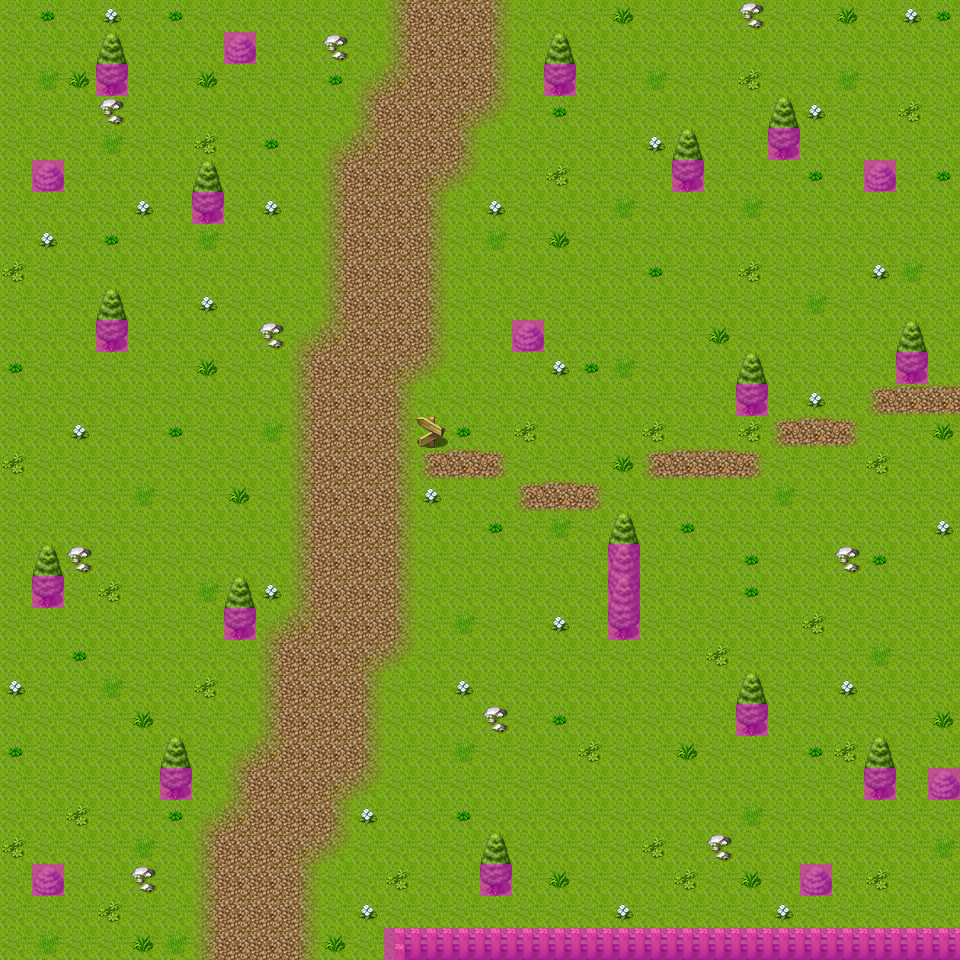

Rendered tile map (Tiled .tmx) drawn with the repository's tilesets; below, a short description and the map source with its tile grids summarised:
An orthogonal 30x30 tile map with 32x32 px tiles, 4 tile layers (Ground, Objects, Above, Walkable), 10 tilesets and 12 objects (6x spawn, 5x mapchange, sign).

<map version="1.0" orientation="orthogonal" width="30" height="30" tilewidth="32" tileheight="32">
    <properties>
        <property name="outdoors" value="1" />
    </properties>
    <tileset firstgid="1" name="map_6" tilewidth="32" tileheight="32">
        <image source="../drawable/map_6.png" />
    </tileset>
    <tileset firstgid="65" name="map_0" tilewidth="32" tileheight="32">
        <image source="../drawable/map_0.png" />
    </tileset>
    <tileset firstgid="129" name="map_17" tilewidth="32" tileheight="32">
        <image source="../drawable/map_17.png" />
    </tileset>
    <tileset firstgid="193" name="map_4" tilewidth="32" tileheight="32">
        <image source="../drawable/map_4.png" />
    </tileset>
    <tileset firstgid="257" name="map_7" tilewidth="32" tileheight="32">
        <image source="../drawable/map_7.png" />
    </tileset>
    <tileset firstgid="321" name="map_19" tilewidth="32" tileheight="32">
        <image source="../drawable/map_19.png" />
    </tileset>
    <tileset firstgid="385" name="map_1" tilewidth="32" tileheight="32">
        <image source="../drawable/map_1.png" />
    </tileset>
    <tileset firstgid="449" name="map_27" tilewidth="32" tileheight="32">
        <image source="../drawable/map_27.png" />
    </tileset>
    <tileset firstgid="513" name="map_26" tilewidth="32" tileheight="32">
        <image source="../drawable/map_26.png" />
    </tileset>
    <tileset firstgid="577" name="map_2" tilewidth="32" tileheight="32">
        <image source="../drawable/map_2.png" />
    </tileset>
    <layer name="Ground" width="30" height="30">
        <data>[900 cells, 900 non-empty, 2 distinct tile ids]</data>
    </layer>
    <layer name="Objects" width="30" height="30">
        <data>[900 cells, 255 non-empty, 21 distinct tile ids]</data>
    </layer>
    <layer name="Above" width="30" height="30">
        <data>[900 cells, 15 non-empty, 1 distinct tile ids]</data>
    </layer>
    <layer name="Walkable" width="30" height="30">
        <data>[900 cells, 42 non-empty, 1 distinct tile ids]</data>
    </layer>
    <objectgroup name="Mapevents">
        <object name="south" type="mapchange" x="0" y="928" width="384" height="32">
            <properties>
                <property name="map" value="fields0" />
                <property name="place" value="north" />
            </properties>
        </object>
        <object name="southeast" type="mapchange" x="928" y="800" width="32" height="128">
            <properties>
                <property name="map" value="loneford1" />
                <property name="place" value="northwest" />
            </properties>
        </object>
        <object name="west" type="mapchange" x="0" y="32" width="32" height="896">
            <properties>
                <property name="map" value="fields2" />
                <property name="place" value="east" />
            </properties>
        </object>
        <object name="east" type="mapchange" x="928" y="32" width="32" height="736">
            <properties>
                <property name="map" value="fields4" />
                <property name="place" value="west" />
            </properties>
        </object>
        <object name="north" type="mapchange" x="0" y="0" width="960" height="32">
            <properties>
                <property name="map" value="fields6" />
                <property name="place" value="south" />
            </properties>
        </object>
        <object name="sign_fields1" type="sign" x="416" y="416" width="32" height="32" />
    </objectgroup>
    <objectgroup name="Spawn uniques">
        <object name="tinlyn_lostsheep1" type="spawn" x="64" y="64" width="832" height="832">
            <properties>
                <property name="spawngroup" value="tinlyn_lostsheep1" />
            </properties>
        </object>
    </objectgroup>
    <objectgroup name="Spawn monsters" visible="0">
        <object name="fieldcritter_0" type="spawn" x="64" y="64" width="224" height="544">
            <properties>
                <property name="quantity" value="2" />
                <property name="spawngroup" value="fieldcritter_0" />
            </properties>
        </object>
        <object name="fieldcritter_1" type="spawn" x="512" y="64" width="384" height="320">
            <properties>
                <property name="quantity" value="2" />
                <property name="spawngroup" value="fieldcritter_1" />
            </properties>
        </object>
        <object name="fieldcritter_1_1" type="spawn" x="416" y="512" width="480" height="416">
            <properties>
                <property name="quantity" value="3" />
                <property name="spawngroup" value="fieldcritter_1" />
            </properties>
        </object>
        <object name="fieldcritter_0_1" type="spawn" x="64" y="448" width="128" height="448">
            <properties>
                <property name="quantity" value="2" />
                <property name="spawngroup" value="fieldcritter_0" />
            </properties>
        </object>
        <object name="fieldcritter_0_2" type="spawn" x="448" y="256" width="256" height="192">
            <properties>
                <property name="spawngroup" value="fieldcritter_0" />
            </properties>
        </object>
    </objectgroup>
    <objectgroup name="Keys" />
</map>
